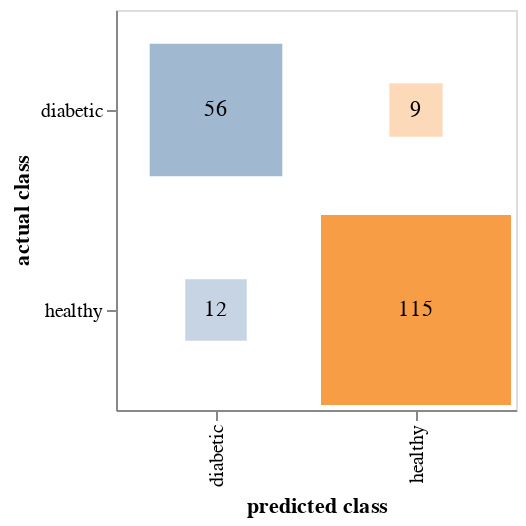

Notebook code cell kept with this figure:
### Code cell
cm_rc = cm.replace({0: 'healthy', 1: 'diabetic'})

base = alt.Chart(cm_rc).encode(
    x=alt.X('prediction:N', title='predicted class'),
    y=alt.Y('target:N', title='actual class'),
).properties(
    width={'step': 100},
    height={'step': 100}
)

rect = base.mark_square().encode(
    color=alt.Color('prediction', legend=None),
    opacity=alt.Opacity('size', legend=None),
    size='size:Q'
)

text = base.mark_text().encode(
    text='size',
)

rect + text

### Figure 1 — Vega-Lite specification as saved in the notebook (floating-point values rounded to 4 significant figures)
{"config": {"view": {"continuousWidth": 400, "continuousHeight": 300}}, "layer": [{"mark": "square", "encoding": {"color": {"field": "prediction", "legend": null, "type": "nominal"}, "opacity": {"field": "size", "legend": null, "type": "quantitative"}, "size": {"field": "size", "type": "quantitative"}, "x": {"field": "prediction", "title": "predicted class", "type": "nominal"}, "y": {"field": "target", "title": "actual class", "type": "nominal"}}, "height": {"step": 100}, "width": {"step": 100}}, {"mark": "text", "encoding": {"text": {"field": "size", "type": "quantitative"}, "x": {"field": "prediction", "title": "predicted class", "type": "nominal"}, "y": {"field": "target", "title": "actual class", "type": "nominal"}}, "height": {"step": 100}, "width": {"step": 100}}], "data": {"name": "data-625e097cc09bb7fde9d53b3425308ee4"}, "$schema": "https://vega.github.io/schema/vega-lite/v4.17.0.json", "datasets": {"data-625e097cc09bb7fde9d53b3425308ee4": [{"target": "healthy", "prediction": "healthy", "size": 115}, {"target": "healthy", "prediction": "diabetic", "size": 12}, {"target": "diabetic", "prediction": "healthy", "size": 9}, {"target": "diabetic", "prediction": "diabetic", "size": 56}]}}
